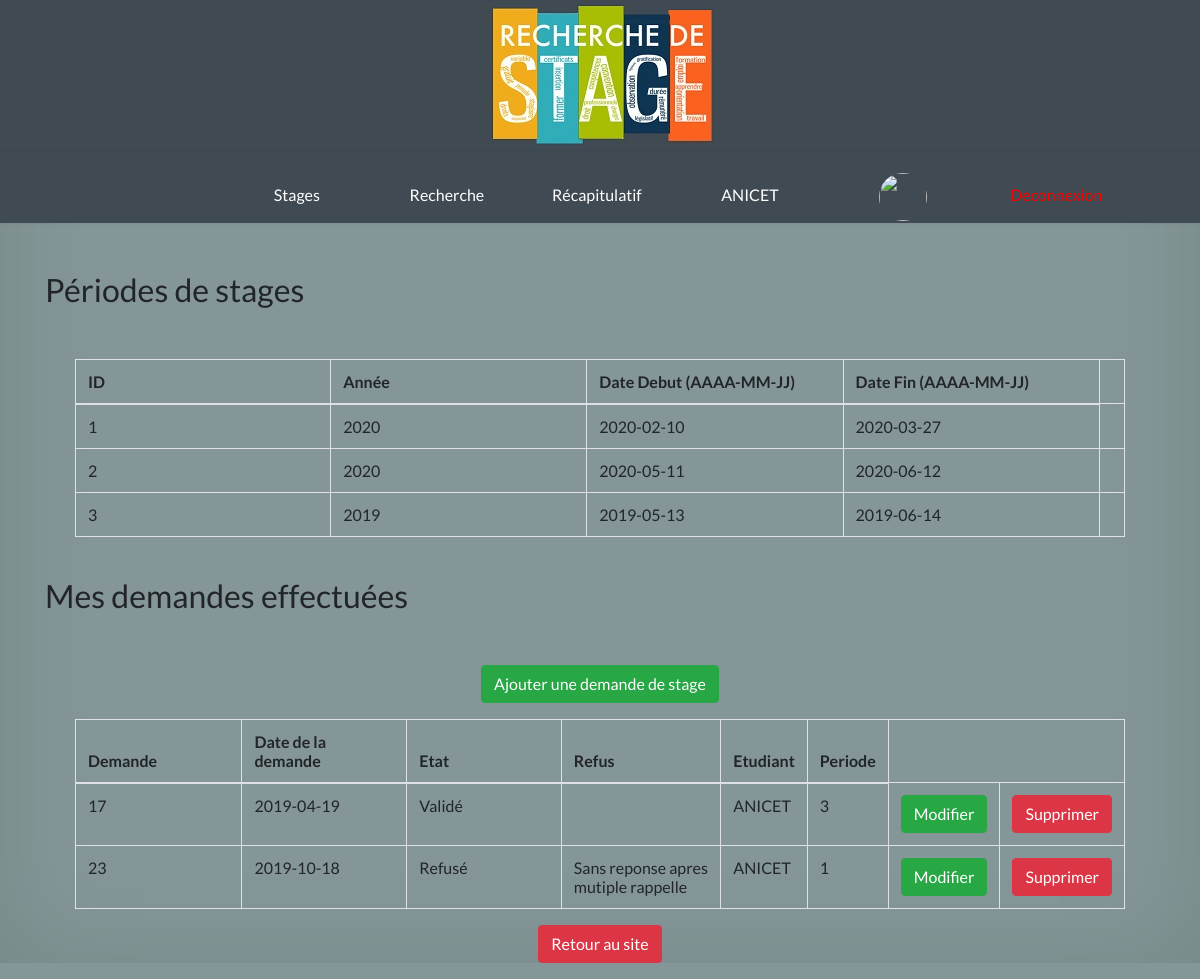
The page /recapitulatif.php (signed in) on the database its author committed.
### tables this page shows
CREATE TABLE `sta_periode` (
  `idperiode` int(11) DEFAULT NULL,
  `annee` int(11) DEFAULT NULL,
  `date_debut` date DEFAULT NULL,
  `date_fin` date DEFAULT NULL
);

CREATE TABLE `sta_demande` (
  `iddemande` int(11) NOT NULL,
  `date_demande` date NOT NULL,
  `refus` varchar(50) DEFAULT NULL,
  `idetudiant` int(11) NOT NULL,
  `idetat` int(11) NOT NULL,
  `SIRET` varchar(50) NOT NULL,
  `idcontact` int(11) NOT NULL,
  `idperiode` int(11) NOT NULL
);

CREATE TABLE `sta_etat` (
  `idetat` int(11) NOT NULL,
  `libelle_etat` varchar(50) NOT NULL
);

CREATE TABLE `sta_etudiant` (
  `idetudiant` int(11) NOT NULL,
  `nom` varchar(50) NOT NULL,
  `prenom` varchar(50) NOT NULL,
  `idclasse` int(11) NOT NULL,
  `idpromotion` int(11) NOT NULL,
  `email` varchar(50) NOT NULL,
  `photo` varchar(50) NOT NULL,
  `mdp` varchar(60) NOT NULL,
  `type` int(11) DEFAULT 1
);

### recapitulatif.php (the view, shortened to what this page needs)
<html lang="fr">
    <head>
        <link rel="stylesheet" type="text/css" href="style.css">
        <link rel="stylesheet" href="https://maxcdn.bootstrapcdn.com/bootstrap/4.0.0/css/bootstrap.min.css">
    </head>
    <body>
        <header>
            <?php
            include 'barrenav.php';
            ?>
        </header>
        <br />
        <div class="conteneur">
            <br />
            <div class="row">
                <br />
                <h2>Périodes de stages</h2>
            </div>
            <p>
                <br/>
            <div class="container">
                <tbody>
                <table class="table table-bordered">
                    <thead>
                        <tr>
                            <th data-column-id="id" data-type="numeric" data-identifier="true">ID</th>
                            <th data-column-id="annee">Année</th>
                            <th data-column-id="datedebut">Date Debut (AAAA-MM-JJ)</th>
                            <th data-column-id="datefin">Date Fin (AAAA-MM-JJ)</th>
                    </thead>
                    <tbody>
                        <?php
                        include 'connexion.php';
                        $reponse = $connection->query('SELECT * FROM sta_periode');
                        while ($donnees = $reponse->fetch()) {
                            $don = '<tr>
                               <td>' . $donnees['idperiode'] . '</td>
                               <td>' . $donnees['annee'] . '</td>
                               <td>' . $donnees['date_debut'] . '</td>
                               <td>' . $donnees['date_fin'] . '</td>';
                            echo $don;
                            echo '<td>';
                            echo '</tr>
                                <p></tr>'
                            ;
                        }
                        ?>
                    </tbody>
                </table>
            </div>
        </div>
        <div class="conteneur">
            <br />
            <div class="row">
                <br />
                <h2>Mes demandes effectuées</h2>
            </div>
            <p>
                <br>
            <div class="container">
                <tbody>
                <table class="table table-bordered">
                    <thead>
                        <tr>
                            <th data-column-id="id" data-type="numeric" data-identifier="true">Demande</th>
                            <th data-column-id="datedemande">Date de la demande</th>
                            <th data-column-id="raisonrefus">Etat</th>
                            <th data-column-id="datedemande">Refus</th>
                            <th data-column-id="raisonrefus">Etudiant</th>
                            <th data-column-id="raisonrefus">Periode</th>
                    </thead>
                    <tbody>
                        <?php
                        if (isset($_SESSION['nomC'])) {
                            $reponse = $connection->query('SELECT * FROM sta_demande, sta_etudiant, sta_etat WHERE sta_etudiant.idetudiant = sta_demande.idetudiant AND sta_demande.idetat =sta_etat.idetat AND sta_etudiant.idetudiant = ' .$_SESSION['code']);
                            while ($donnees = $reponse->fetch()) {
                                $don = '<tr>
                               <td>' . $donnees['iddemande'] . '</td>
                               <td>' . $donnees['date_demande'] . '</td>
                               <td>' . $donnees['libelle_etat'] . '</td>
                               <td>' . $donnees['refus'] . '</td>
                               <td>' . $donnees['nom'] . '</td>
                               <td>' . $donnees['idperiode'] . '</td>';
                                echo $don;
                                echo '<td>';
                                echo '<a class="btn btn-success" href="modifdemande.php?id=' . $donnees['iddemande'] . '">Modifier</a>';
                                echo '</td><p>';
                                echo'<td>';
                                echo '<a class="btn btn-danger" href="deletedemande.php?id=' . $donnees['iddemande'] . ' ">Supprimer</a>';
                                echo '</td><p>';
                            }
                            echo '<a class="btn btn-success" href="addDemande.php?">Ajouter une demande de stage</a>';
                            ?>
                        </tbody>
                    </table>
                    <?php
                    echo '<a class="btn btn-danger" href="index.php?">Retour au site</a>';
                } else {
                    header("Location: log.php?err=1");
                }
                ?>
            </div>
        </div>
    </body>
</html>

### style.css (style rules this page uses)
body { font-family: Lato, Arial; margin: 0; padding: 0; box-shadow: 0px 0px 100px rgba(0, 0, 0, 0.1) inset; min-width: 1040px; min-height: 100vh; text-align: center; background-color: rgb(132, 150, 151); }
p { color: rgb(40, 40, 40); text-shadow: 0px 0px 1px rgba(50, 50, 50, 0.1); font-size: 17px; }
header { margin: 0; padding: 0; background-color: rgb(63, 74, 82); }
table { border: medium solid rgb(63, 74, 82); width: 50%; margin-left: auto; margin-right: auto; }
td, th { border: medium solid rgb(63, 74, 82); width: 25%; }
.conteneur { margin-left: 5%; margin-right: 5%; }

### rows shown on the page
sta_periode: idperiode "1", annee "2020", date_debut "2020-02-10", date_fin "2020-03-27"
sta_periode: idperiode "2", annee "2020", date_debut "2020-05-11", date_fin "2020-06-12"
sta_periode: idperiode "3", annee "2019", date_debut "2019-05-13", date_fin "2019-06-14"
sta_demande: iddemande "17", date_demande "2019-04-19", sta_etat.libelle_etat "Validé", sta_etudiant.nom "ANICET", idperiode "3"
sta_demande: iddemande "23", date_demande "2019-10-18", sta_etat.libelle_etat "Refusé", refus "Sans reponse apres mutiple rappelle", sta_etudiant.nom "ANICET", idperiode "1"

### other values the page prints
$_SESSION['nomC'] "ANICET"
